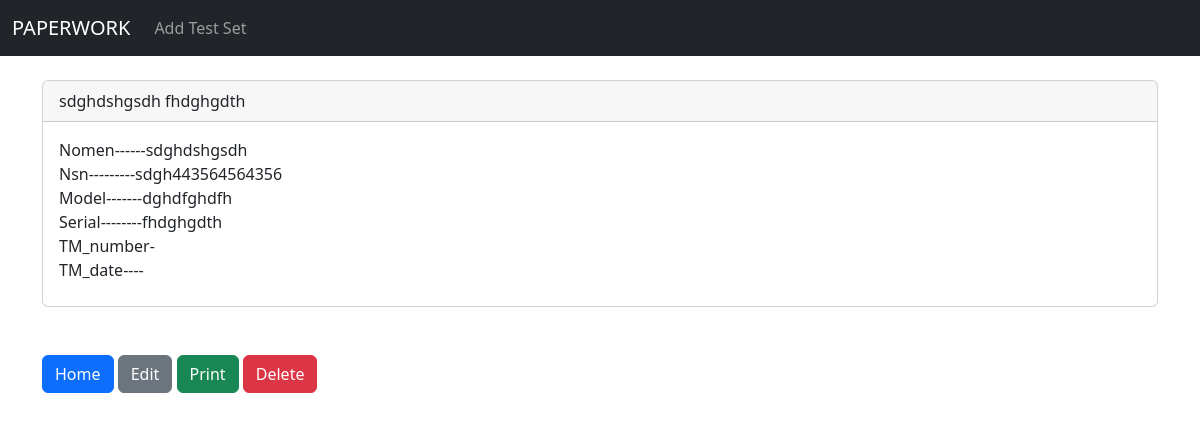
The page /paperwork/testset/1 on the database as committed earlier.
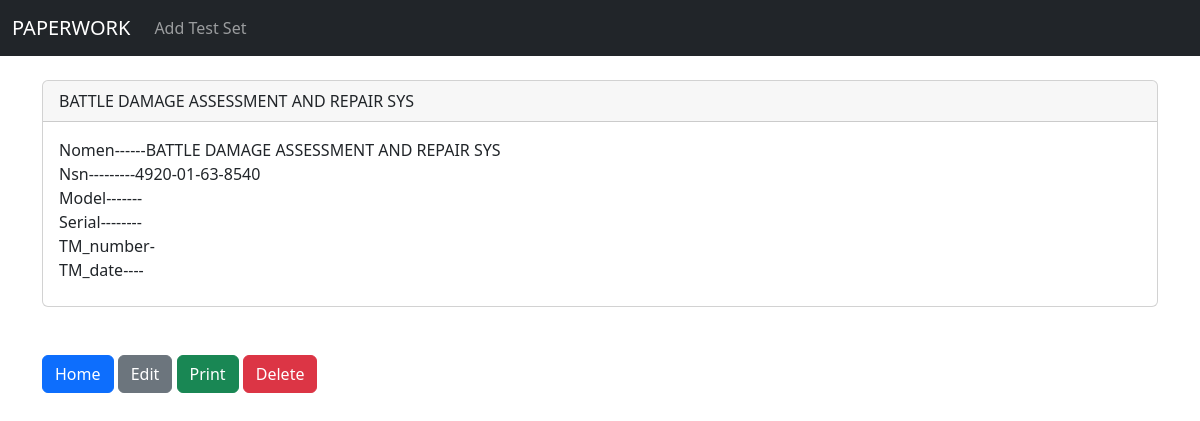
The same page on the database as committed later.
### messwithpaperwork/models.py (models this page shows, shortened)
class TestSet(models.Model):
    nomenclature = models.TextField(null=True, blank=True, max_length=100)
    nsn = models.TextField(null=True, blank=True, max_length=20)
    model = models.TextField(null=True, blank=True, max_length=20)
    serial_number = models.TextField(null=True, blank=True, max_length=30)
    tm_number = models.TextField(null=True, blank=True, max_length=50)
    tm_date = models.TextField(null=True, blank=True, max_length=20)

### messwithpaperwork/views.py (the view)
# urls.py: path('testset/<int:pk>', views.testSet, name='testSet'),
def testSet(request, pk):
    testSet = TestSet.objects.get(id=pk)
    return render(request, 'testSet.html', {'testSet': testSet})

### messwithpaperwork/templates/testSet.html
{% extends 'main.html' %}
{% block content%}
<div class="card">
  <div class="card-header">
      {{testSet.nomenclature}}
      {{testSet.serial_number}}
  </div>
  <div class="card-body">
    <p class="card-title">
        Nomen------{{testSet.nomenclature}} <br/>
        Nsn---------{{testSet.nsn}} <br/>
        Model-------{{testSet.model}} <br/>
        Serial--------{{testSet.serial_number}} <br/>
        TM_number-{{testSet.tm_number}} <br/>
        TM_date----{{testSet.tm_date}}
    </p>
  </div>
</div>
<br/><br/>
<a href="{% url 'home' %}" class="btn btn-primary">Home</a>
<a href="{% url 'edit_testset' testSet.id %}" class="btn btn-secondary">Edit</a>
<a href="{% url 'print_testset' testSet.id %}" class="btn btn-success">Print</a>
<a href="{% url 'delete_testset' testSet.id %}" class="btn btn-danger">Delete</a>
{% endblock content %}

Rows that differ between the two databases and show on the page:
changed TestSet: nomenclature "sdghdshgsdh" → "BATTLE DAMAGE ASSESSMENT AND REPAIR SYS"; nsn "sdgh443564564356" → "4920-01-63-8540"; serial_number "fhdghgdth" → (not shown); model "dghdfghdfh" → (not shown)
